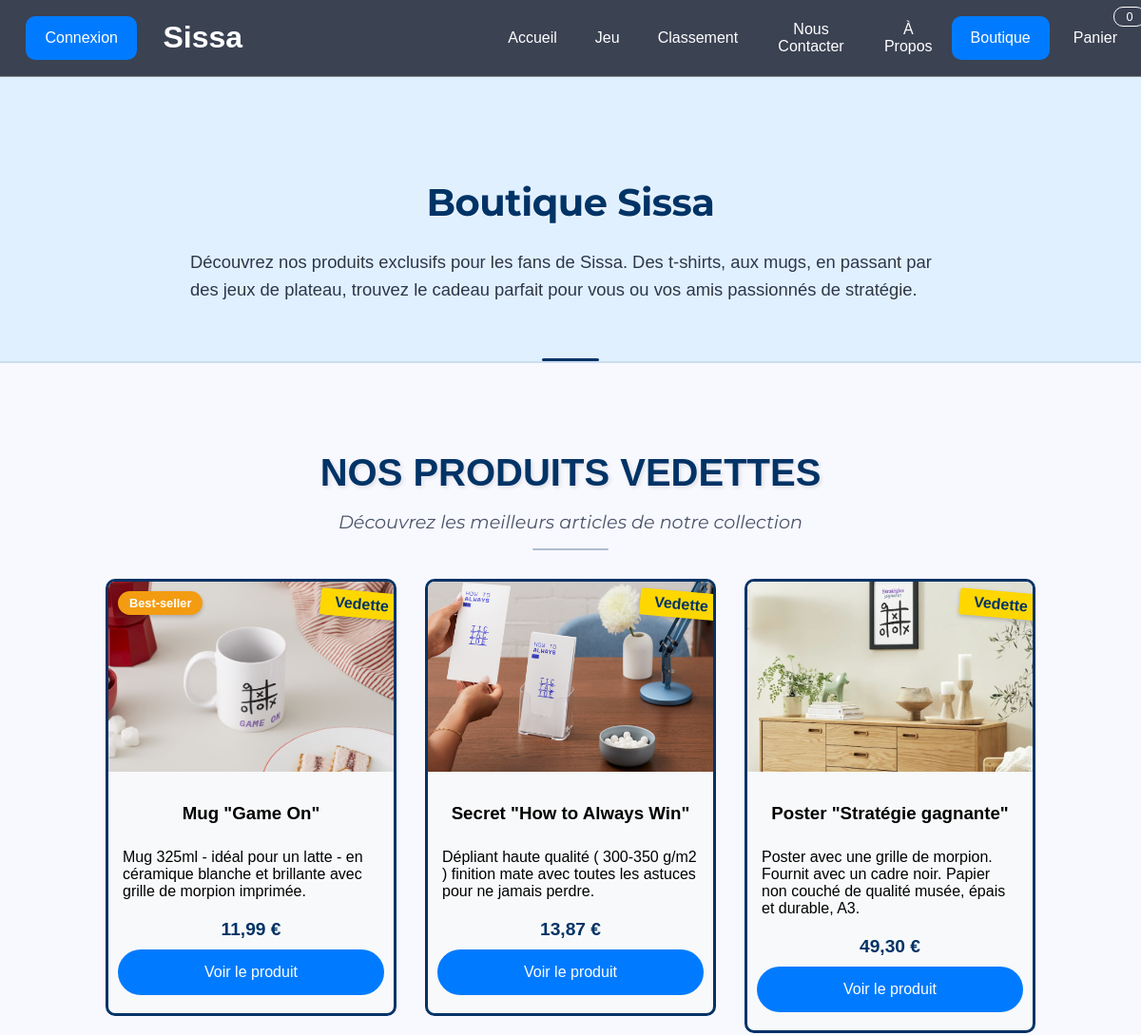
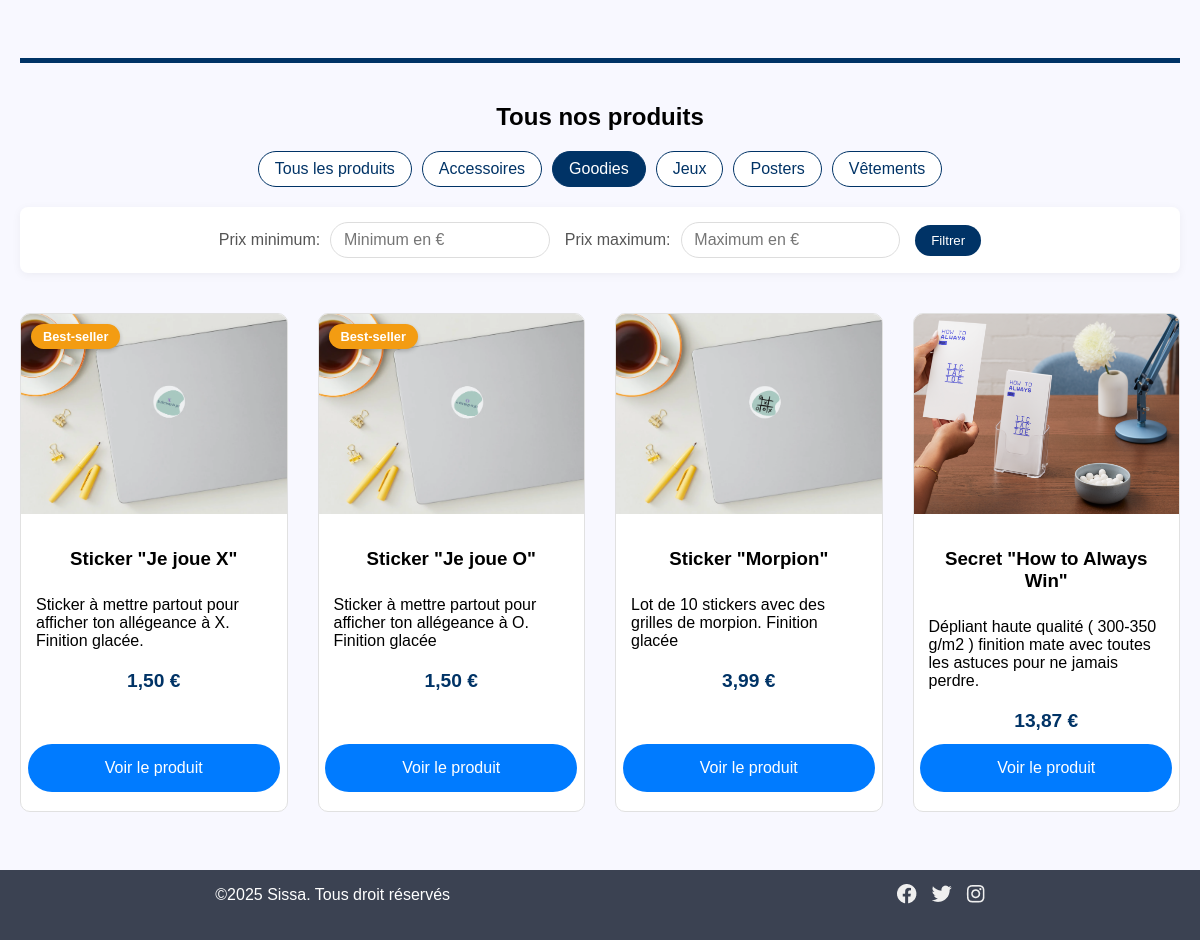
The app's page /Projet/pages/shop.php?categorie=goodies with its own data (2 pictures, top to bottom).
### tables this page shows
CREATE TABLE Article(
   idArticle INT AUTO_INCREMENT,
   prix DECIMAL(8,2),
   nom VARCHAR(50) NOT NULL,
   stock INT NOT NULL,
   description VARCHAR(200) NOT NULL,
   lien_image VARCHAR(50),
   PRIMARY KEY(idArticle)
);

### Projet/pages/shop.php (the view, shortened to what this page needs)
<!DOCTYPE html>
<html lang="fr">
<head>
    <?php
        include("../common/styles.php");
    ?>
    <link rel="stylesheet" href="shop.css">
</head>
<body>
    <?php
    include("../common/nav.php");
    $pdo = connect();
    ?>
    <?php
    $articles_par_page = 5;
    $page_courante = isset($_GET['page']) ? max(1, intval($_GET['page'])) : 1;
    $debut = ($page_courante - 1) * $articles_par_page;
    $where = [];
    $params = [];
    if (!empty($_GET['categorie'])) {
        $where[] = "categorie = ?";
        $params[] = $_GET['categorie'];
    }
    $where_clause = "stock > 0";
    if ($where) {
        $where_clause .= " and " . implode(" and ", $where);
    }
    $params[] = $debut;
    $params[] = $articles_par_page;
    $sql = "SELECT a.*,
    (SELECT MAX(p.proportion_promotion) FROM Promotion p
    JOIN a_la_promotion ap ON p.idPromotion = ap.idPromotion
    WHERE ap.idArticle = a.idArticle
    AND p.debut_promotion <= NOW()
    AND p.fin_promotion >= NOW()) as promotion_active,
    (SELECT p.nom_promotion FROM Promotion p
    JOIN a_la_promotion ap ON p.idPromotion = ap.idPromotion
    WHERE ap.idArticle = a.idArticle
    AND p.debut_promotion <= NOW()
    AND p.fin_promotion >= NOW()
    ORDER BY p.proportion_promotion DESC LIMIT 1) as nom_promotion
    FROM Article a WHERE " . $where_clause . " LIMIT ?, ?";
    $stmt = $pdo->prepare($sql);
    foreach ($params as $key => $value) {
    $param_type = PDO::PARAM_STR;
    if ($key >= count($params) - 2) {
    $param_type = PDO::PARAM_INT;
    }
    $stmt->bindValue($key + 1, $value, $param_type);
    }
    $stmt->execute();
    $articles = $stmt->fetchAll();
    function getBestSellers($pdo, $days = 30, $limit = 5) {
        $sql = "select a.idArticle, a.nom, SUM(ac.quantité_achat) as total_ventes
                from Article a
                join achete ac on a.idArticle = ac.idArticle
                where ac.date_achat >= DATE_SUB(NOW(), INTERVAL ? DAY)
                group by a.idArticle, a.nom
                order by total_ventes DESC
                limit ?";
        $stmt = $pdo->prepare($sql);
        $stmt->bindValue(1, $days, PDO::PARAM_INT);
        $stmt->bindValue(2, $limit, PDO::PARAM_INT);
        $stmt->execute();
        return array_column($stmt->fetchAll(PDO::FETCH_ASSOC), 'idArticle');
    }
    $bestSellers = getBestSellers($pdo, 30, 3);
?>
    <div class="banniere-principale">
        <h1>Boutique Sissa</h1>
        <p>Découvrez nos produits exclusifs pour les fans de Sissa. Des t-shirts, aux mugs, en passant par des jeux de plateau, trouvez le cadeau parfait pour vous ou vos amis passionnés de stratégie.</p>
    </div>
    <div class="content">
        <section class="produits-vedettes">
            <h2>Nos Produits Vedettes</h2>
            <p class="sous-titre-vedette">Découvrez les meilleurs articles de notre collection</p>
            <?php
            $stmt = $pdo->prepare("SELECT a.*,
            (SELECT MAX(p.proportion_promotion) FROM Promotion p
             JOIN a_la_promotion ap ON p.idPromotion = ap.idPromotion
             WHERE ap.idArticle = a.idArticle
             AND p.debut_promotion <= NOW()
             AND p.fin_promotion >= NOW()) as promotion_active,
            (SELECT p.nom_promotion FROM Promotion p
             JOIN a_la_promotion ap ON p.idPromotion = ap.idPromotion
             WHERE ap.idArticle = a.idArticle
             AND p.debut_promotion <= NOW()
             AND p.fin_promotion >= NOW()
             ORDER BY p.proportion_promotion DESC LIMIT 1) as nom_promotion
            FROM article a WHERE stock > 0 order by stock asc limit 3");
            $stmt->execute();
            $produits_vedettes = $stmt->fetchAll(PDO::FETCH_ASSOC);
            ?>
            <div class="wrapper-vedettes">
            <?php foreach ($produits_vedettes as $produit): ?>
            <div class="carte-produit carte-vedette">
                <div class="badge-vedette">Vedette</div>
                <?php if (in_array($produit['idArticle'], $bestSellers)): ?>
                    <div class="badge-bestseller">Best-seller</div>
                <?php endif; ?>
                <img src="<?= htmlspecialchars($produit['lien_image']) ?>"
                    alt="<?= htmlspecialchars($produit['nom']) ?>"
                    class="image-produit">
                <div class="info-produit">
                    <h3><?= htmlspecialchars($produit['nom']) ?></h3>
                    <p><?= htmlspecialchars($produit['description']) ?></p>
                    <div class="prix-produit">
                        <?php if (!empty($produit['promotion_active'])): ?>
                            <span class="prix-original"><?= number_format($produit['prix'], 2, ',', ' ') ?> €</span>
                            <span class="prix-promotion">
                                <?= number_format($produit['prix'] * (1 - $produit['promotion_active']), 2, ',', ' ') ?> €
                            </span>
                        <?php else: ?>
                            <?= number_format($produit['prix'], 2, ',', ' ') ?> €
                        <?php endif; ?>
                    </div>
                    <a href="produit.php?id=<?= $produit['idArticle'] ?>" class="color-button">Voir le produit</a>
                </div>
            </div>
            <?php endforeach; ?>
            </div>
        </section>
        <section class="tous-produits">
            <h2>Tous nos produits</h2>
            <?php
            $stmt = $pdo->query("select distinct categorie from Article order by categorie");
            $categories = $stmt->fetchAll(PDO::FETCH_COLUMN);
            ?>
            <div class="filtres-categories">
                <a href="?" class="bouton-categorie <?= empty($_GET['categorie']) ? 'actif' : '' ?>">
                    Tous les produits
                </a>
                <?php foreach ($categories as $cat): ?>
                    <a href="?categorie=<?= urlencode($cat) ?>"
                       class="bouton-categorie <?= (isset($_GET['categorie']) && $_GET['categorie'] === $cat) ? 'actif' : '' ?>">
                        <?= ucfirst(htmlspecialchars($cat)) ?>
                    </a>
                <?php endforeach; ?>
            </div>
            <form method="GET" class="filtre-prix">
                <div class="groupe-prix">
                    <label for="min_price">Prix minimum:</label>
                    <input type="number" name="min_price" id="min_price" min="0" value="<?= isset($_GET['min_price']) ? htmlspecialchars($_GET['min_price']) : '' ?>" placeholder="Minimum en €">
                </div>
                <div class="groupe-prix">
                    <label for="max_price">Prix maximum:</label>
                    <input type="number" name="max_price" id="max_price" min="0" value="<?= isset($_GET['max_price']) ? htmlspecialchars($_GET['max_price']) : '' ?>" placeholder="Maximum en €">
                </div>
                <button type="submit" class="bouton-appliquer">Filtrer</button>
            </form>
            <?php if (count($articles) > 0): ?>
                <div class="grille-produits">
                    <?php foreach ($articles as $produit): ?>
                    <div class="carte-produit">
                        <img src="<?= htmlspecialchars($produit['lien_image']) ?>"
                             alt="<?= htmlspecialchars($produit['nom']) ?>"
                             class="image-produit">
                        <div class="info-produit">
                        <?php if (in_array($produit['idArticle'], $bestSellers)): ?>
                            <div class="badge-bestseller">Best-seller</div>
                        <?php endif; ?>
                            <h3><?= htmlspecialchars($produit['nom']) ?></h3>
                            <p><?= htmlspecialchars($produit['description']) ?></p>
                            <div class="prix-produit">
                                <?php if (!empty($produit['promotion_active'])): ?>
                                    <span class="prix-original"><?= number_format($produit['prix'], 2, ',', ' ') ?> €</span>
                                    <span class="prix-promotion">
                                        <?= number_format($produit['prix'] * (1 - $produit['promotion_active']), 2, ',', ' ') ?> €
                                    </span>
                                <?php else: ?>
                                    <?= number_format($produit['prix'], 2, ',', ' ') ?> €
                                <?php endif; ?>
                            </div>
                            <a href="produit.php?id=<?= $produit['idArticle'] ?>" class="color-button">Voir le produit</a>
                        </div>
                    </div>
                    <?php endforeach; ?>
                </div>
            <?php else: ?>
                <p class="text-center">Aucun produit ne correspond à vos critères de recherche.</p>
            <?php endif; ?>
        </section>
    </div>
    <?php include("../common/footer.php"); ?>
</body>
</html>

### Projet/pages/palette.css (style rules this page uses)
:root { --sissa_dark_blue: #3b4252; --sissa_light_blue: #007BFF; --sissa_night_sky: #003366; --sissa_error_red: #d9534f; }

### Projet/pages/style.css (style rules this page uses)
html { height: 100%; margin: 0; padding: 0; background-color: ghostwhite; }
body { font-family: Helvetica, sans-serif; height: 100%; margin: 0; padding: 0; display: table; width: 100%; }
a { float: left; display: block; color: white; text-align: center; text-decoration: none; }
p { text-align: left; }
.content { padding: 20px; text-align: center; }
.color-button { background-color: var(--sissa_light_blue); color: white; border: none; padding: 15px 32px; text-align: center; text-decoration: none; display: inline-block; font-size: 16px; margin: 4px 2px; cursor: pointer; border-radius: 40px; }
.content-carte p,h2 { text-align: center; color: black; }

### records on screen
article: shows "Best-seller", shows a picture, nom "Mug \"Game On\"", description "Mug 325ml - idéal pour un latte - en céramique blanche et brillante avec grille de morpion imprimée.", prix "11,99"
article: shows a picture, nom "Secret \"How to Always Win\"", description "Dépliant haute qualité ( 300-350 g/m2 ) finition mate avec toutes les astuces pour ne jamais perdre.", prix "13,87"
article: shows a picture, nom "Poster \"Stratégie gagnante\"", description "Poster avec une grille de morpion. Fournit avec un cadre noir. Papier non couché de qualité musée, épais et durable, A3.", prix "49,30"
article: shows a picture, shows "Best-seller", nom "Sticker \"Je joue X\"", description "Sticker à mettre partout pour afficher ton allégeance à X. Finition glacée.", prix "1,50"
article: shows a picture, shows "Best-seller", nom "Sticker \"Je joue O\"", description "Sticker à mettre partout pour afficher ton allégeance à O. Finition glacée", prix "1,50"
article: shows a picture, nom "Sticker \"Morpion\"", description "Lot de 10 stickers avec des grilles de morpion. Finition glacée", prix "3,99"

### other values on screen
$value "Accueil"
$value "Jeu"
$value "Classement"
$value "Nous Contacter"
$value "À Propos"
$value "Boutique"
$cat "Accessoires"
$cat "Goodies"
$cat "Jeux"
$cat "Posters"
$cat "Vêtements"
